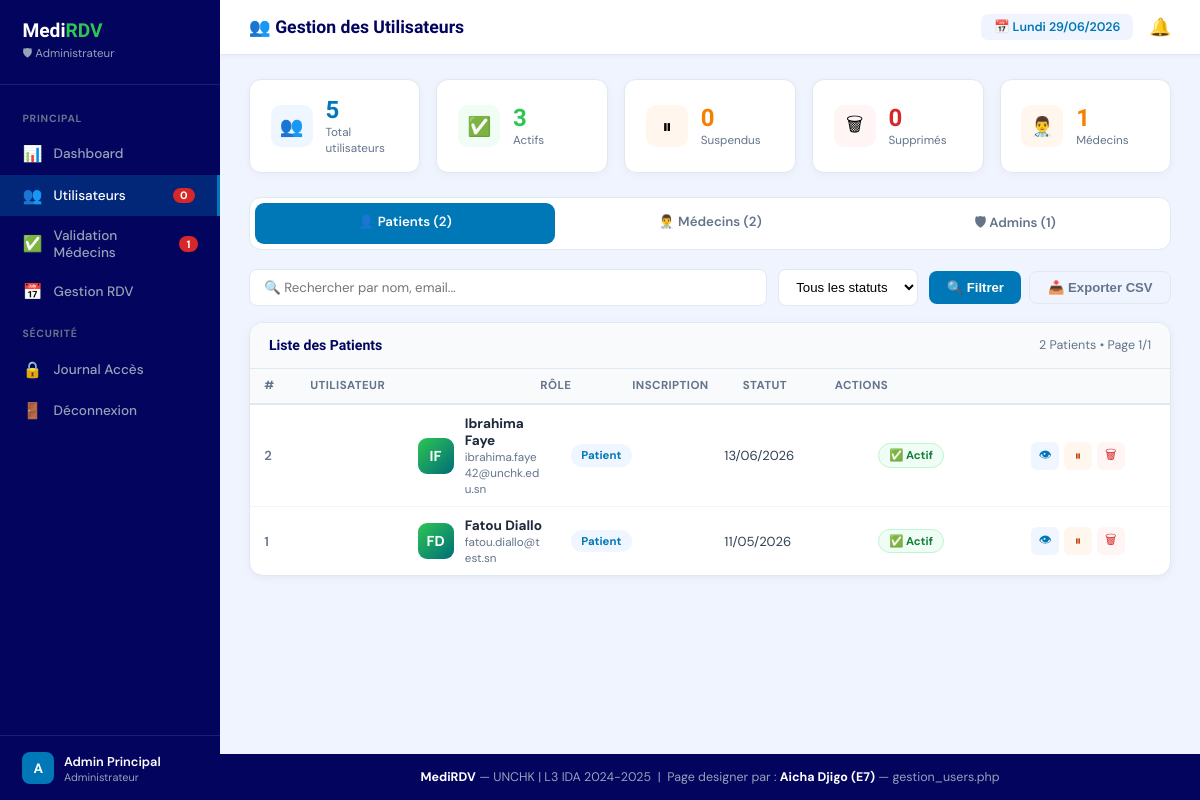
/pages/gestion_users.php (signed in), run on the app's committed database.
### tables this page shows
CREATE TABLE IF NOT EXISTS `patients` (
  `id` int NOT NULL AUTO_INCREMENT,
  `nom` varchar(100) NOT NULL,
  `prenom` varchar(100) NOT NULL,
  `email` varchar(150) NOT NULL,
  `telephone` varchar(20) NOT NULL,
  `date_naissance` date NOT NULL,
  `groupe_sanguin` enum('A+','A-','B+','B-','AB+','AB-','O+','O-') DEFAULT NULL,
  `taille` decimal(5,2) DEFAULT NULL,
  `poids` decimal(5,2) DEFAULT NULL,
  `mot_de_passe` varchar(255) NOT NULL,
  `photo` varchar(255) DEFAULT NULL,
  `statut` enum('actif','suspendu','supprime') DEFAULT 'actif',
  `date_inscription` timestamp NULL DEFAULT CURRENT_TIMESTAMP,
  PRIMARY KEY (`id`),
  UNIQUE KEY `email` (`email`)
);

### pages/gestion_users.php (the view, shortened to what this page needs)
<?php
require_once __DIR__ . '/../includes/connexion.php';
$admin_id = $_SESSION['user_id'];
$stmt = $pdo->prepare("SELECT * FROM admins WHERE id = :id LIMIT 1");
$stmt->execute([':id' => $admin_id]);
$admin = $stmt->fetch(PDO::FETCH_ASSOC);
$stats = [
    'total' => $pdo->query("SELECT COUNT(*) FROM patients WHERE statut != 'supprime'")->fetchColumn()
              + $pdo->query("SELECT COUNT(*) FROM medecins")->fetchColumn()
              + $pdo->query("SELECT COUNT(*) FROM admins")->fetchColumn(),
    'actifs' => $pdo->query("SELECT COUNT(*) FROM patients WHERE statut = 'actif'")->fetchColumn()
              + $pdo->query("SELECT COUNT(*) FROM medecins WHERE statut = 'valide'")->fetchColumn(),
    'suspendus' => $pdo->query("SELECT COUNT(*) FROM patients WHERE statut = 'suspendu'")->fetchColumn()
                 + $pdo->query("SELECT COUNT(*) FROM medecins WHERE statut = 'suspendu'")->fetchColumn(),
    'supprimes' => $pdo->query("SELECT COUNT(*) FROM patients WHERE statut = 'supprime'")->fetchColumn(),
    'medecins' => $pdo->query("SELECT COUNT(*) FROM medecins WHERE statut = 'valide'")->fetchColumn(),
];
$filtre_role = $_GET['role'] ?? 'patients';
$page = (int)($_GET['page'] ?? 1);
$limit = 10;
$offset = ($page - 1) * $limit;
if ($filtre_role === 'patients') {
    $sql = "SELECT id, nom, prenom, email, telephone, date_naissance, statut, date_inscription, 'patient' AS type FROM patients";
    $count_sql = "SELECT COUNT(*) FROM patients";
} elseif ($filtre_role === 'medecins') {
    $sql = "SELECT id, nom, prenom, email, telephone, specialite, ville, statut, date_inscription, 'medecin' AS type FROM medecins";
    $count_sql = "SELECT COUNT(*) FROM medecins";
    $params = [];
} else {
    $sql = "SELECT id, nom, email, 'admin' AS type, date_creation AS date_inscription, 'actif' AS statut, '' AS prenom, '' AS telephone, '' AS ville FROM admins";
    $count_sql = "SELECT COUNT(*) FROM admins";
    $params = [];
}
$sql .= " ORDER BY date_inscription DESC LIMIT :limit OFFSET :offset";
$count_stmt = $pdo->prepare($count_sql);
$count_stmt->execute();
$total = $count_stmt->fetchColumn();
$stmt = $pdo->prepare($sql);
$stmt->bindValue(':limit', $limit, PDO::PARAM_INT);
$stmt->bindValue(':offset', $offset, PDO::PARAM_INT);
$stmt->execute();
$users = $stmt->fetchAll(PDO::FETCH_ASSOC);
$total_pages = ceil($total / $limit);
$initiales = strtoupper(substr($admin['nom'], 0, 1));
$date_actuelle = date('d/m/Y');
$jours_fr = ['Monday'=>'Lundi','Tuesday'=>'Mardi','Wednesday'=>'Mercredi',
             'Thursday'=>'Jeudi','Friday'=>'Vendredi','Saturday'=>'Samedi','Sunday'=>'Dimanche'];
$jour_actuel = $jours_fr[date('l')];
$en_attente = $pdo->query("SELECT COUNT(*) FROM medecins WHERE statut = 'en_attente'")->fetchColumn();
?>
<!DOCTYPE html>
<html lang="fr">
<head>
    <link rel="stylesheet" href="https://cdnjs.cloudflare.com/ajax/libs/font-awesome/6.4.0/css/all.min.css">
</head>
<body>
<div class="admin-sidebar" id="sidebar">
    <div class="sidebar-logo">
        <div class="logo">Medi<span>RDV</span></div>
        <div class="role">🛡 Administrateur</div>
    </div>
    <nav class="sidebar-nav">
        <div class="nav-section">Principal</div>
        <a href="dashboard_admin.php" class="nav-item">
            <span class="icon">📊</span>Dashboard
        </a>
        <a href="gestion_users.php" class="nav-item active">
            <span class="icon">👥</span>Utilisateurs
            <span class="badge"><?=$stats['suspendus']?></span>
        </a>
        <a href="validation_medecins.php" class="nav-item">
            <span class="icon">✅</span>Validation Médecins
            <span class="badge"><?=$en_attente?></span>
        </a>
        <a href="gestion_rdv.php" class="nav-item">
            <span class="icon">📅</span>Gestion RDV
        </a>
        <div class="nav-section">Sécurité</div>
        <a href="securite.php" class="nav-item">
            <span class="icon">🔒</span>Journal Accès
        </a>
        <a href="logout.php" class="nav-item">
            <span class="icon">🚪</span>Déconnexion
        </a>
    </nav>
    <div class="sidebar-footer">
        <div style="display:flex;align-items:center;gap:.6rem">
            <div class="admin-av"><?=$initiales?></div>
            <div>
                <div style="font-size:.8rem;font-weight:600;color:#fff"><?=htmlspecialchars($admin['nom'])?></div>
                <div style="font-size:.68rem;color:#94A3B8">Administrateur</div>
            </div>
        </div>
    </div>
</div>
<div class="main-content">
    <div class="top-bar">
        <div style="display:flex;align-items:center;gap:1rem;">
            <h2>👥 Gestion des Utilisateurs</h2>
        </div>
        <div class="top-right">
            <div class="date-badge">📅 <?=$jour_actuel?> <?=$date_actuelle?></div>
            <a href="notifications.php" class="notif-btn">
                🔔
            </a>
        </div>
    </div>
    <div class="page-content">
        <div class="stats-row">
            <div class="st-card">
                <div class="st-icon" style="background:#EFF6FF">👥</div>
                <div>
                    <div class="st-num" style="color:var(--blue)"><?=$stats['total']?></div>
                    <div class="st-lbl">Total utilisateurs</div>
                </div>
            </div>
            <div class="st-card">
                <div class="st-icon" style="background:#F0FDF4">✅</div>
                <div>
                    <div class="st-num" style="color:var(--green)"><?=$stats['actifs']?></div>
                    <div class="st-lbl">Actifs</div>
                </div>
            </div>
            <div class="st-card">
                <div class="st-icon" style="background:#FFF7ED">⏸</div>
                <div>
                    <div class="st-num" style="color:var(--orange)"><?=$stats['suspendus']?></div>
                    <div class="st-lbl">Suspendus</div>
                </div>
            </div>
            <div class="st-card">
                <div class="st-icon" style="background:#FFF5F5">🗑</div>
                <div>
                    <div class="st-num" style="color:var(--red)"><?=$stats['supprimes']?></div>
                    <div class="st-lbl">Supprimés</div>
                </div>
            </div>
            <div class="st-card">
                <div class="st-icon" style="background:#FFF7ED">👨‍⚕️</div>
                <div>
                    <div class="st-num" style="color:var(--orange)"><?=$stats['medecins']?></div>
                    <div class="st-lbl">Médecins</div>
                </div>
            </div>
        </div>
        <div class="tabs">
            <a href="?role=patients" class="tab <?=$filtre_role==='patients'?'active':''?>">
                👤 Patients (<?=$pdo->query("SELECT COUNT(*) FROM patients")->fetchColumn()?>)
            </a>
            <a href="?role=medecins" class="tab <?=$filtre_role==='medecins'?'active':''?>">
                👨‍⚕️ Médecins (<?=$pdo->query("SELECT COUNT(*) FROM medecins")->fetchColumn()?>)
            </a>
            <a href="?role=admins" class="tab <?=$filtre_role==='admins'?'active':''?>">
                🛡 Admins (<?=$pdo->query("SELECT COUNT(*) FROM admins")->fetchColumn()?>)
            </a>
        </div>
        <form method="GET" action="gestion_users.php" class="toolbar">
            <input type="text" name="search" placeholder="🔍 Rechercher par nom, email..." value="<?=htmlspecialchars($_GET['search'] ?? '')?>">
            <select name="statut">
                <option value="">Tous les statuts</option>
            </select>
            <div class="toolbar-right">
                <button type="submit" class="tb-btn blue">🔍 Filtrer</button>
                <button type="button" class="tb-btn outline">📥 Exporter CSV</button>
            </div>
        </form>
        <div class="table-card">
            <div class="table-head">
                <h4>Liste des <?=ucfirst($filtre_role)?></h4>
                <span class="table-count"><?=$total?> <?=ucfirst($filtre_role)?> • Page <?=$page?>/<?=max(1,$total_pages)?></span>
            </div>
            <?php if(empty($users)): ?>
                <div style="padding:2rem;text-align:center;color:var(--gray);">
                    <div style="font-size:3rem;margin-bottom:0.5rem;">📭</div>
                    <p>Aucun utilisateur trouvé.</p>
                </div>
            <?php else: ?>
            <table class="data-table">
                <thead>
                    <tr>
                        <th style="width:5%">#</th>
                        <th style="width:25%">Utilisateur</th>
                        <th style="width:10%">Rôle</th>
                        <th style="width:12%">Inscription</th>
                        <th style="width:10%">Statut</th>
                        <th style="width:38%">Actions</th>
                    </tr>
                </thead>
                <tbody>
                    <?php foreach($users as $user):
                        $couleur_avatar = $user['type'] === 'patient' ? 'linear-gradient(135deg,var(--green),var(--teal))' :
                                         ($user['type'] === 'medecin' ? 'linear-gradient(135deg,var(--orange),var(--red))' :
                                         'linear-gradient(135deg,var(--purple),var(--blue))');
                        $init = strtoupper(substr($user['prenom'] ?? $user['nom'],0,1).substr($user['nom'],0,1));
                        $role_label = $user['type'] === 'patient' ? 'Patient' : ($user['type'] === 'medecin' ? 'Médecin' : 'Admin');
                        $role_class = $user['type'] === 'patient' ? 'b-patient' : ($user['type'] === 'medecin' ? 'b-medecin' : 'b-admin');
                        $statut_class = $user['statut'] === 'actif' || $user['statut'] === 'valide' ? 'b-actif' :
                                       ($user['statut'] === 'suspendu' ? 'b-suspendu' : 'b-supprime');
                        $statut_label = $user['statut'] === 'actif' || $user['statut'] === 'valide' ? '✅ Actif' :
                                       ($user['statut'] === 'suspendu' ? '⏸ Suspendu' : '🗑 Supprimé');
                    ?>
                    <tr>
                        <td style="color:var(--gray);font-weight:600"><?=$user['id']?></td>
                        <td>
                            <div class="user-cell">
                                <div class="u-av" style="background:<?=$couleur_avatar?>"><?=$init?></div>
                                <div>
                                    <div class="u-name"><?=htmlspecialchars($user['prenom'].' '.$user['nom'])?></div>
                                    <div class="u-email"><?=htmlspecialchars($user['email'])?></div>
                                </div>
                            </div>
                        </td>
                        <td><span class="badge <?=$role_class?>"><?=$role_label?></span></td>
                        <td><?=date('d/m/Y', strtotime($user['date_inscription']))?></td>
                        <td><span class="badge <?=$statut_class?>"><?=$statut_label?></span></td>
                        <td>
                            <div class="actions-cell">
                                <a href="profil_<?=$user['type']?>.php?id=<?=$user['id']?>" class="a-btn ab-view" title="Voir">👁</a>
                                <?php if($user['type'] === 'patient' && $user['statut'] !== 'supprime'): ?>
                                    <?php if($user['statut'] === 'suspendu'): ?>
                                        <form method="POST" style="display:inline;">
                                            <input type="hidden" name="user_id" value="<?=$user['id']?>">
                                            <input type="hidden" name="type" value="patient">
                                            <input type="hidden" name="action" value="activer">
                                            <button type="submit" class="a-btn ab-activate" title="Activer">▶</button>
                                        </form>
                                    <?php else: ?>
                                        <form method="POST" style="display:inline;">
                                            <button type="submit" class="a-btn ab-suspend" title="Suspendre">⏸</button>
                                        </form>
                                    <?php endif; ?>
                                    <form method="POST" style="display:inline;" onsubmit="return confirm('Supprimer définitivement cet utilisateur ?')">
                                        <button type="submit" class="a-btn ab-delete" title="Supprimer">🗑</button>
                                    </form>
                                <?php endif; ?>
                            </div>
                        </td>
                    </tr>
                    <?php endforeach; ?>
                </tbody>
            </table>
            <?php endif; ?>
        </div>
    </div>
    <footer>
        <p><strong>MediRDV</strong> — UNCHK | L3 IDA 2024-2025 &nbsp;|&nbsp; Page designer par : <strong>Aicha Djigo (E7)</strong> — gestion_users.php</p>
    </footer>
</div>
</body>
</html>

### data on the page
patients: id "2", init "IF", prenom+nom "Ibrahima Faye", email "ibrahima.faye42@unchk.edu.sn", role_label "Patient", date_inscription "13/06/2026", statut "✅ Actif"
patients: id "1", init "FD", prenom+nom "Fatou Diallo", email "fatou.diallo@test.sn", role_label "Patient", date_inscription "11/05/2026", statut "✅ Actif"

### other printed values
$stats['suspendus'] "0"
$en_attente "1"
$initiales "A"
$admin['nom'] "Admin Principal"
$stats['total'] "5"
$stats['actifs'] "3"
$stats['supprimes'] "0"
$stats['medecins'] "1"
$pdo->query("SELECT COUNT(*) FROM patients")->fetchColumn() "2"
$pdo->query("SELECT COUNT(*) FROM medecins")->fetchColumn() "2"
$pdo->query("SELECT COUNT(*) FROM admins")->fetchColumn() "1"
$filtre_role "Patients"
$total "2"
$page "1"
max(1,$total_pages) "1"
